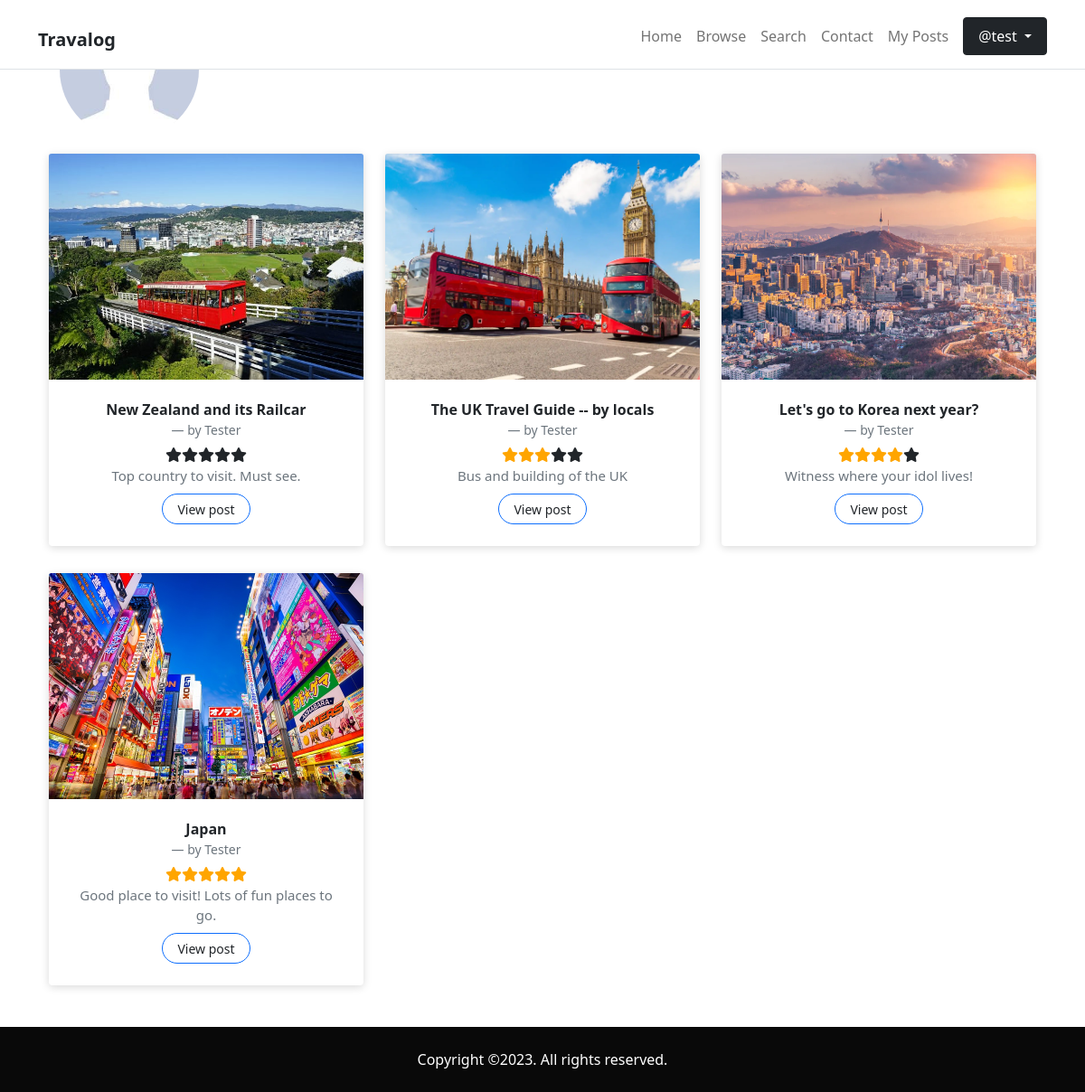
/profile.php?id=573006510 (signed in), run on the app's committed database.
### tables this page shows
CREATE TABLE `posts` (
  `postid` int(128) NOT NULL,
  `userid` int(128) NOT NULL,
  `title` varchar(255) NOT NULL,
  `caption` mediumtext NOT NULL,
  `content` longtext NOT NULL,
  `location` text NOT NULL,
  `continent` varchar(20) NOT NULL,
  `image` text NOT NULL,
  `tag` text NOT NULL,
  `createdtime` bigint(20) NOT NULL,
  `viewcount` int(11) NOT NULL
);

CREATE TABLE `users` (
  `userid` int(128) NOT NULL,
  `username` varchar(255) NOT NULL,
  `password` varchar(255) NOT NULL,
  `profilepic` varchar(255) DEFAULT NULL,
  `profileintro` longtext DEFAULT NULL,
  `realname` varchar(255) NOT NULL,
  `email` varchar(255) NOT NULL,
  `telno` varchar(16) DEFAULT NULL,
  `token` varchar(255) DEFAULT NULL
);

### helper_list_post.php (the view, shortened to what this page needs)
<?php
function buildHTMLPostPreview($posts, $edit=false){
    foreach ($posts as $post) {
        $output = "";
        $title = htmlentities($post->title);
        $output .= <<< HEADERPOST
        <div class="col-md-6 col-lg-4">
            <div class="card border-0 transform-on-hover">
                <picture>
                    <img src="$post->image" alt="Card Image" class="card-img-top">
                </picture>
                <div class="card-body">
                    <h6>$title</h6>
        HEADERPOST;
        if (!$edit) {
            $displayname = htmlentities(
                isset($post->realname) ? $post->realname : $post->username
            );
            $output .= '<small class="blockquote-footer mt-0">by ' . $displayname . '</small>';
            $output .= '<div class="container mt-1">';
            $rounded = round($post->avg_rating);
            for ($i = 0; $i < $rounded; $i++) {
                $output .= '<span class="fa fa-star checked"></span>';
            }
            for ($i = 0; $i < 5 - $rounded; $i++) {
                $output .= '<span class="fa fa-star"></span>';
            }
            $output .= '</div>';
        }
        $caption = htmlentities($post->caption);
        $output .= '<p class="text-muted card-text mb-2">'.$caption.'</p>';
        if ($edit){
            $output .= <<< BUTTONSACTION
                    <div class="float-end">
                        <button onclick="window.location.href='edit_post.php?id=$post->postid';" class="fa fa-edit btn btn-lg btn-outline-primary stretched-link"></button>
                        <button class="fa fa-trash btn btn-lg btn-outline-danger" style="position: relative; z-index: 1000;"
                        data-bs-toggle="modal" data-bs-target="#deleteModal" data-bs-postid="$post->postid" aria-hidden="true"></button>
                    </div>
            BUTTONSACTION;
        } else {
            $output .= '<a href="post.php?id=' . $post->postid . '" class="btn btn-outline-primary btn-rounded px-3 py-1 stretched-link"><small>View post</small></a>';
        }
        $output .= <<< ENDPOST
                </div>
            </div>
        </div>
        ENDPOST;
        echo $output;
    }
}
function listMyPostPreview($conn, ){
    $userid = $_SESSION["userid"];
    $stmt = $conn->prepare("SELECT posts.postid, title, caption, image, realname, username, AVG(ratings.rating) AS avg_rating,
      (SELECT count(*) FROM posts WHERE posts.userid= ? ) AS postCount
    FROM posts
    LEFT JOIN ratings ON posts.postid=ratings.postid
    LEFT JOIN users ON posts.userid=users.userid
    WHERE posts.userid= ?
    GROUP BY posts.postid
    ORDER BY createdtime DESC");
    $stmt->bind_param("ss", $userid, $userid);
    if (!$stmt->execute()){
        return null;
    }
    $result = $stmt->get_result();
    if ($result->num_rows){
        $count = 0;
        while($row = $result->fetch_object()){
            $resultarr[] = $row;
            $count = $row->postCount;
        }
        return array($resultarr, $count);
    } else {
        return null;
    }
}

### profile.php (shortened to what this page needs)
<!DOCTYPE html>
<html lang="en">
<?php
require_once("init_db.php");
include_once("helper_list_post.php");
$userid = intval($_GET["id"]) ?? die;
$stmt = $conn->prepare("SELECT userid, profilepic, profileintro, username, realname
 FROM users
 WHERE userid=?");
$stmt->bind_param("i", $userid);
$result = $stmt->get_result();
if ($row = $result->fetch_object()){
    $userinfo = $row;
}
$stmt = $conn->prepare("SELECT posts.postid, posts.userid, title, caption, image, rating AS user_rating, AVG(ratings.rating) AS avg_rating
FROM posts
JOIN ratings ON posts.postid=ratings.postid
WHERE posts.userid=?");
$stmt->bind_param("i", $userid);
$result = $stmt->get_result();
$posts = [];
if ($result->num_rows){
    while($row = $result->fetch_object()){
        $posts[] = $row;
    }
}
?>
<head>
    <link href="https://cdn.jsdelivr.net/npm/bootstrap@5.1.3/dist/css/bootstrap.min.css" rel="stylesheet"
>
    <link rel="stylesheet" href="https://d19m59y37dris4.cloudfront.net/blog/2-0/css/style.default.622904dd.css"
        id="theme-stylesheet">
    <link rel="stylesheet" href="css/cards-gallery.css">
    <link rel="stylesheet" href="css/main.css">
</head>
<body>
    <nav class="navbar navbar-expand-lg navbar-light bg-white border-bottom py-2 fixed-top">
        <div class="container pt-1">
            <h1>
                <a class="navbar-brand text-md fw-bold text-dark" href="index.php">Travalog</a>
            </h1>
            <div class="collapse navbar-collapse" id="navbarSupportedContent">
                <ul class="navbar-nav ms-auto mb-2 mb-lg-0 align-items-lg-center">
                    <li class="nav-item"><a class="nav-link " href="index.php">Home</a>
                    </li>
                    <li class="nav-item"><a class="nav-link " href="browse.php">Browse</a>
                    </li>
                    <li class="nav-item"><a class="nav-link " href="search.php">Search</a>
                    </li>
                    <li class="nav-item"><a class="nav-link " href="contact.php">Contact</a>
                    </li>
                    <?php
                    if (isset($_SESSION["username"])) {
                        $username = $_SESSION["username"];
                        echo <<< LOGIN
                        <li class="nav-item"><a class="nav-link " href="my_posts.php">My Posts</a></li>
                        <li class="nav-item dropdown">
                            <a class="btn btn-style btn-dark ms-2 px-3 py-2 dropdown-toggle " href="#" id="navbarUserMenuLink" role="button" data-bs-toggle="dropdown" aria-expanded="false">
                                @$username
                            </a>
                            <ul class="dropdown-menu" aria-labelledby="navbarUserMenuLink">
                                <li><a class="dropdown-item" href="analysis.php">Analysis</a></li>
                                <li><a class="dropdown-item" href="my_profile.php">Edit profile</a></li>
                                <li><a class="dropdown-item" href="logout.php">Log out</a></li>
                            </ul>
                        </li>
                        LOGIN;
                    } else {
                        echo <<< OUTSIDE
                        <li class="nav-item"><a class="nav-link " href="login.php">Login</a></li>
                        <li class="nav-item "><a class="btn btn-style btn-dark ms-2 px-3 py-2 " href="register.php">Sign Up</a></li>
                        OUTSIDE;
                    }
                    ?>
                </ul>
            </div>
        </div>
    </nav>
    <section>
        <div class="container">
            <div class="container section-title row">
                <div class="col-2">
                    <picture class="author-pfp">
                        <?php echo isset($data['profilepic']) ?
                            '<img src="'.$userinfo->profilepic.'" class="img-fluid" alt="...">'
                            :
                            '<img src="image/profile_man.jpeg" class="img-fluid" alt="...">';
                        ?>
                    </picture>
                </div>
                <div class="col-10">
                    <h2>
                    </h2>
                    <p>
                    </p>
                </div>
            </div>
            <section class="gallery-block cards-gallery">
                <div class="container">
                    <div class="row">
                        <?php
                        [$posts, $total] = listMyPostPreview($conn);
                        buildHTMLPostPreview($posts);
                        ?>
                    </div>
                </div>
            </section>
        </div>
    </section>
    <footer>
        <div class="copyrights text-white py-4" style="background: #090909">
            <div class="container">
                <div class="row text-center gy-2">
                    <div class="col-md-12">
                        <p class="mb-0 fw-light text-sm">Copyright &copy;2023. All rights reserved.</p>
                    </div>
                </div>
            </div>
        </div>
    </footer>
    <link rel="stylesheet" href="https://use.fontawesome.com/releases/v6.4.0/css/all.css">
</body>
</html>

### css/cards-gallery.css (style rules this page uses)
.gallery-block { padding: 1rem 0; }
.gallery-block.cards-gallery h6 { font-weight: bold; margin-bottom: 0; padding-bottom: 0; }
.gallery-block.cards-gallery .card { transition: 0.4s ease; }
.gallery-block.cards-gallery .card picture, .gallery-block.cards-gallery .card img { object-fit: cover; height: 250px; }
.gallery-block.cards-gallery .card-body { text-align: center; padding: 1.5rem 1.5rem; }
.gallery-block.cards-gallery .card-body p { font-size: 15px; }
.gallery-block.cards-gallery a { color: #212529; }
.gallery-block.cards-gallery .card { margin-bottom: 30px; box-shadow: 0px 2px 10px rgba(0, 0, 0, 0.15); }

### css/main.css (style rules this page uses)
.checked, .star-widget .fa-star:hover, .star-widget .fa-star:hover~.fa-star, .star-widget input:checked~label { color: orange; }
.author-pfp img { min-width: 35px; width: 100%; border-radius: 50%; }
.btn-rounded { border-radius: 5rem; }
body { min-height: 100vh; display: grid; grid-template-rows: 1fr auto; }

### data on the page
posts: image (picture), title "New Zealand and its Railcar", userid.realname "Tester", caption "Top country to visit. Must see."
posts: shows a picture, title "The UK Travel Guide -- by locals", userid.realname "Tester", caption "Bus and building of the UK"
posts: shows a picture, title "Let's go to Korea next year?", userid.realname "Tester", caption "Witness where your idol lives!"
posts: shows a picture, title "Japan", userid.realname "Tester", caption "Good place to visit! Lots of fun places to go."

### other printed values
$username "test"
